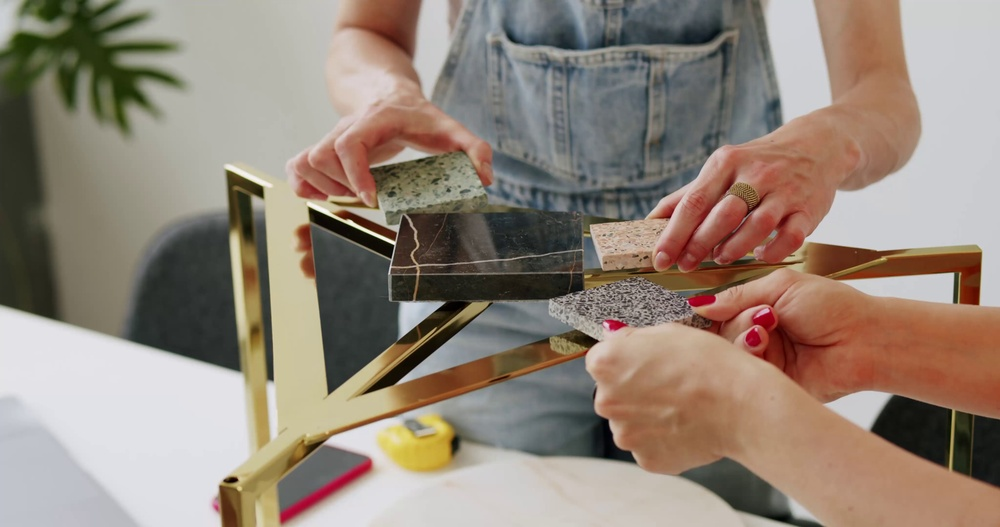
#> input picture outputs/frames/frame_0000.jpg, 1000 x 527 px, shrunk from 4096 x 2160 before the run
$ python test_face_detection.py
#> lines starting #> are read from the running program, lines starting #| are printed output that depends on the picture
### analysis/face_detector.py
import os
import cv2


class FaceDetector:

    def __init__(self):

        self.face_cascade = cv2.CascadeClassifier(
            cv2.data.haarcascades +
            "haarcascade_frontalface_default.xml"
        )

    # Detect faces and draw rectangles
    def detect_faces(self, image_path):

#> called with image_path = 'outputs/frames/frame_0000.jpg'
        image = cv2.imread(image_path)
#> image is the input picture: shape (527, 1000, 3); mean B, G, R 121, 133.6, 147.5

        gray = cv2.cvtColor(image, cv2.COLOR_BGR2GRAY)
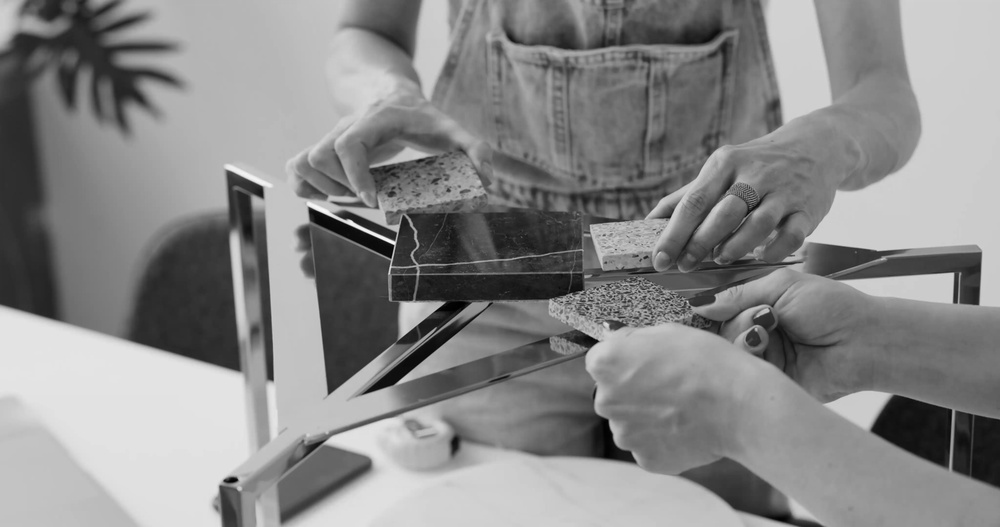
#> gray: shape (527, 1000); min 0, max 251, mean 136.3

        faces = self.face_cascade.detectMultiScale(
            gray,
            scaleFactor=1.1,
            minNeighbors=5,
            minSize=(30, 30)
        )
#> faces = ()

        for (x, y, w, h) in faces:

            cv2.rectangle(
                image,
                (x, y),
                (x + w, y + h),
                (0, 255, 0),
                2
            )
#> this loop made 0 passes

        output_dir = "outputs/faces"

        os.makedirs(output_dir, exist_ok=True)

        filename = os.path.basename(image_path)

        output_path = os.path.join(
            output_dir,
            filename
        )

        cv2.imwrite(output_path, image)

        print(f"Detected {len(faces)} face(s)")
#| Detected 0 face(s)
        print(f"Saved: {output_path}")

        return faces

    # Crop detected faces
    def crop_faces(self, image_path):

#> called with image_path = 'outputs/frames/frame_0000.jpg'
        image = cv2.imread(image_path)

        gray = cv2.cvtColor(image, cv2.COLOR_BGR2GRAY)

        faces = self.face_cascade.detectMultiScale(
            gray,
            scaleFactor=1.1,
            minNeighbors=5,
            minSize=(30, 30)
        )
#> faces = ()

        output_dir = "outputs/cropped_faces"

        os.makedirs(output_dir, exist_ok=True)

        count = 0

        if len(faces) == 0:

            print("No faces detected")

            return False

        for (x, y, w, h) in faces:

            face_crop = image[y:y + h, x:x + w]

            filename = os.path.basename(image_path)

            name, ext = os.path.splitext(filename)

            output_path = os.path.join(
                output_dir,
                f"{name}_face_{count}.jpg"
            )

            cv2.imwrite(output_path, face_crop)

            print(f"Cropped face saved: {output_path}")

            count += 1

        return True

### test_face_detection.py
from analysis.face_detector import FaceDetector

detector = FaceDetector()

image_path = "outputs/frames/frame_0000.jpg"

detector.detect_faces(image_path)

detector.crop_faces(image_path)

$ run again, with outputs/frames/frame_0001.jpg copied over outputs/frames/frame_0000.jpg
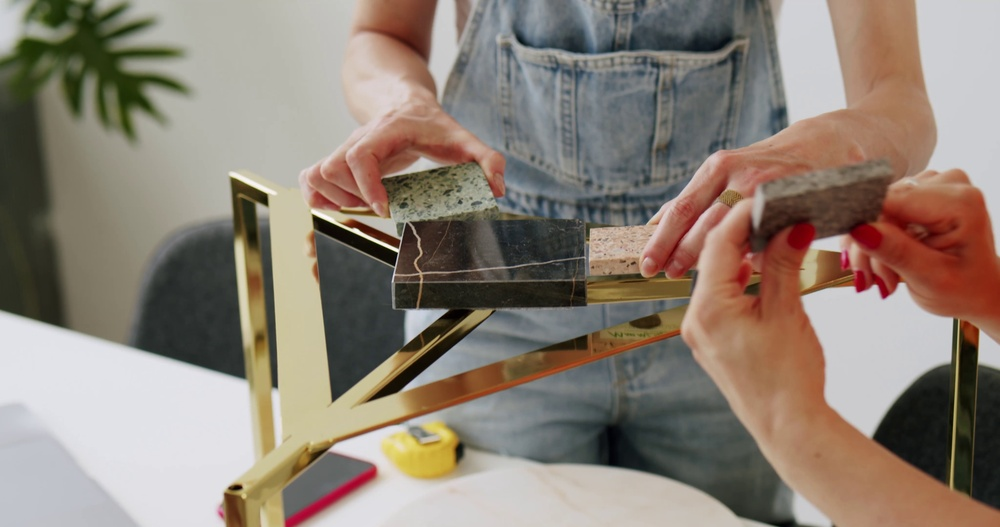
#> input picture outputs/frames/frame_0001.jpg, 1000 x 527 px, shrunk from 4096 x 2160 before the run
#> in detect_faces, image is the input picture: shape (527, 1000, 3); mean B, G, R 117.7, 129.3, 141.4
#> in detect_faces, `gray = cv2.cvtColor(image, cv2.COLOR_BGR2GRAY)`:
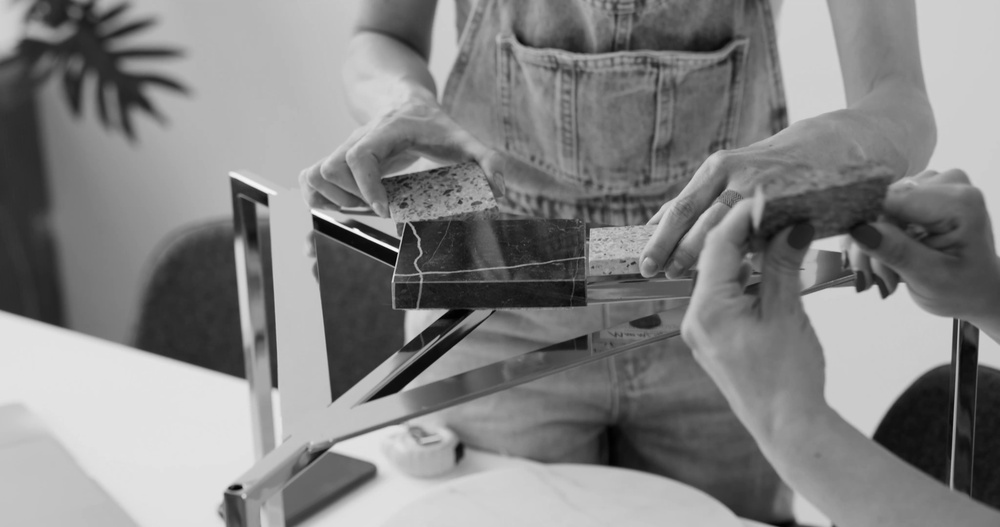
#> gray: shape (527, 1000); min 0, max 253, mean 131.6
#> in detect_faces, `faces = self.face_cascade.detectMultiScale( gray, scaleFactor=1.1, min..`: faces = ()
#| Detected 0 face(s)
